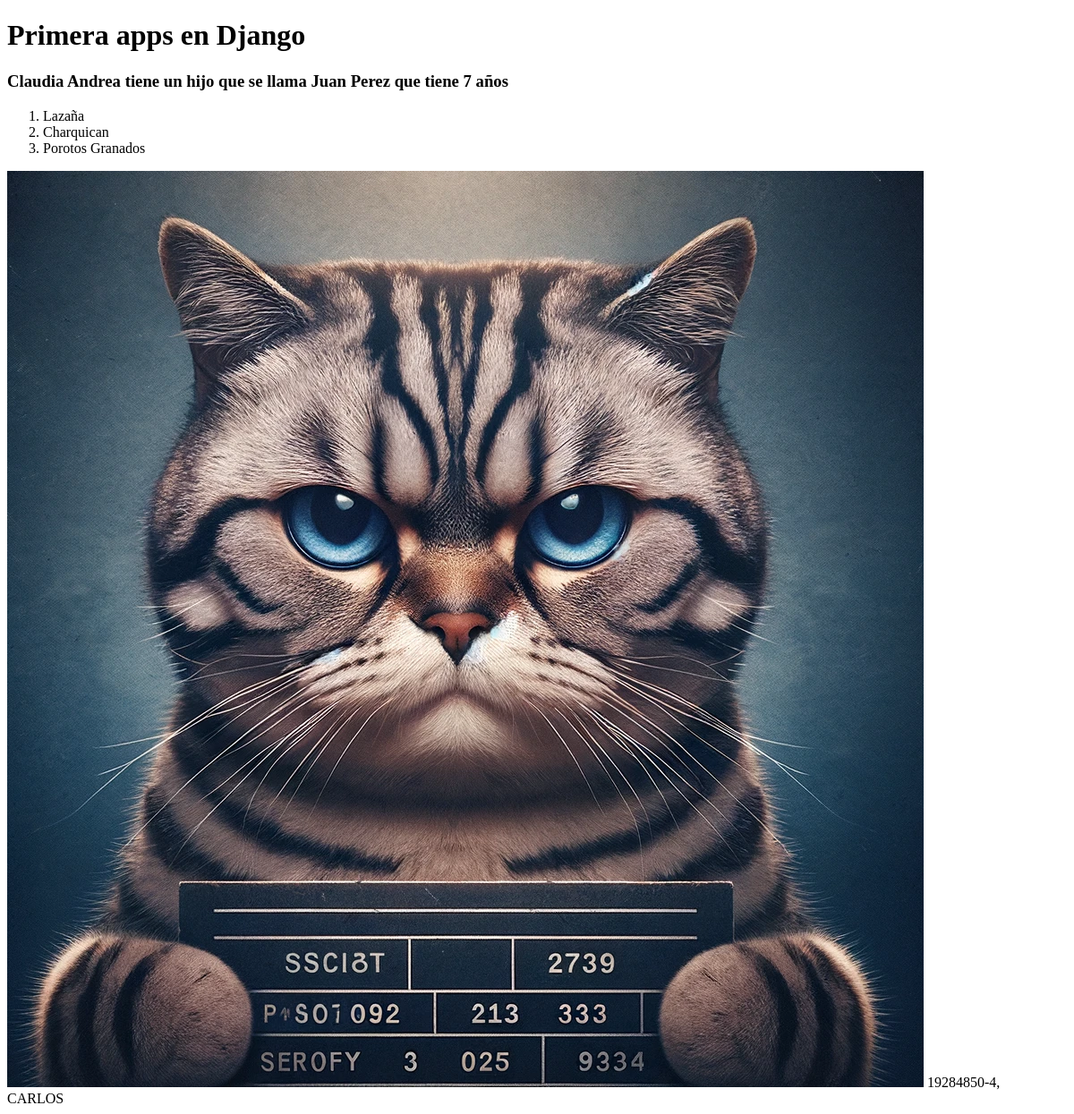
The app's page /, older data.
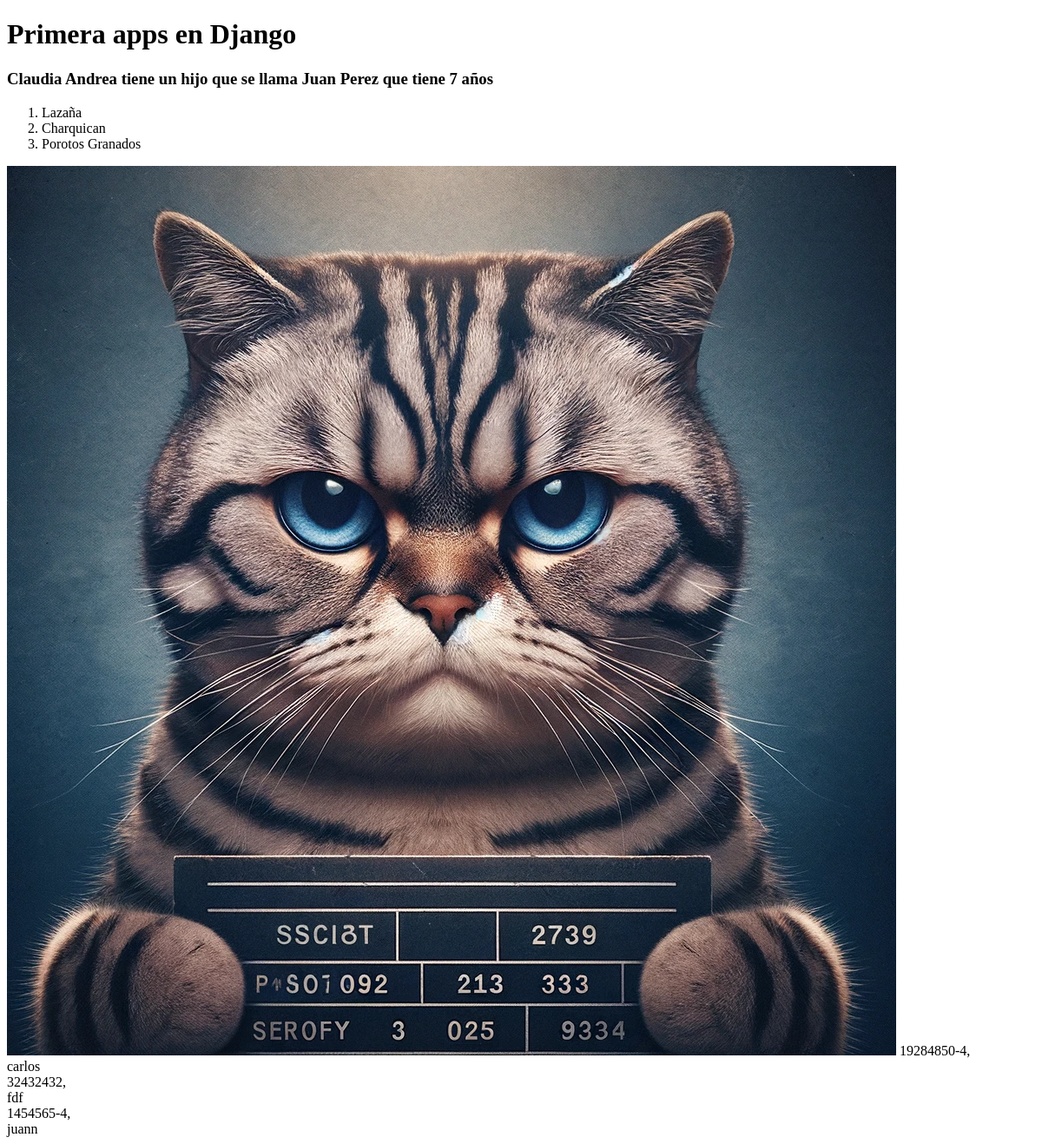
The same page, newer data.
### alumnos/models.py (models this page shows, shortened)
class Alumno(models.Model):
    rut              = models.CharField(primary_key=True, max_length=10)
    nombre           = models.CharField(max_length=20)
    apellido_paterno = models.CharField(max_length=20)
    apellido_materno = models.CharField(max_length=20)
    fecha_nacimiento = models.DateField(blank=False, null=False)
    id_genero        = models.ForeignKey('Genero',on_delete=models.CASCADE, db_column='idGenero')
    telefono         = models.CharField(max_length=45)
    email            = models.EmailField(unique=True, max_length=100, blank=True, null=True)
    direccion        = models.CharField(max_length=50, blank=True, null=True)
    activo           = models.IntegerField()

### alumnos/views.py (the view)
# urls.py: path('', index, name='index'),
def index(request):
    hijo=persona("Juan Perez", "7")
    lista=["Lazaña", "Charquican", "Porotos Granados"]
    alumnos= Alumno.objects.all()
    context={"hijo":hijo, "nombre":"Claudia Andrea", "comidas":lista, "alumnos":alumnos}
    return render(request, 'alumnos/index.html', context)

### alumnos/templates/alumnos/index.html (shortened to what this page needs)
{% load static %}
<!DOCTYPE html>
<html lang="en">
<head>
</head>
<body>
    {% load static%}
    <h1>Primera apps en Django</h1>
    <h3>{{nombre}} tiene un hijo que se llama {{hijo.nombre}} que tiene {{hijo.edad}} años</h3>
    <ol>
        {% for comida in comidas %}
            <li>{{comida}}</li>
        {% endfor %}
    </ol>
    <img src="{% static 'alumnos/img/gatomalo.webp' %}" alt="">
    {% for alumno in alumnos%}
        {{alumno.rut}}, <br>{{alumno.nombre}} <br>
    {% endfor %}
</body>
</html>

Row changes from the older to the newer data that the page shows:
changed Alumno "19284850-4": nombre "CARLOS" → "carlos"
added Alumno: rut "32432432", nombre "fdf"
added Alumno: rut "1454565-4", nombre "juann"
